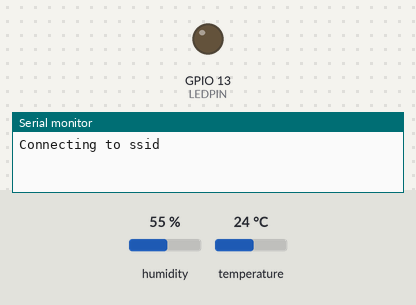
A sketch run on a simulated ESP8266 (NodeMCU). On the bench: output pins drawn as LEDs (lit = HIGH), the last lines printed to the serial monitor. Inputs (shaded band) come from the test bench; at power-on: humidity 55 %, temperature 24 °C. WiFi joins after 1.5 s; servers stay silent unless stated; uploads are accepted with an empty reply. At 4.8 s the program puts the board to deep sleep or switches it off; the recording ends there.

Above: at 0.1 s.
At 2.1 s:
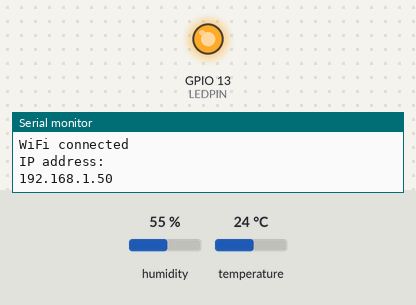
Timing chart, 0 to 4.8 s (numbered marks = the images above):
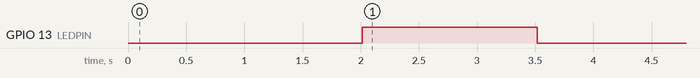

The sketch:

dht22-esp8266-WiFiClient-xeres.ino
```cpp
/*
 *  This sketch sends data via HTTP GET requests to webserver xeres.cz
 *  usinf DHT22  temperature and humidity senzor
 *  author: Josef Jebavý, xeres.cz
 *
 *
 */

#include <ESP8266WiFi.h>


//for C function
extern "C" {
#include "user_interface.h"
}

#define LEDPIN 13 //PIN of LED GPIO13
#include "DHT.h"

#define DHTPIN 2 //  PIN of DHT22 GPIO2
#define DHTTYPE DHT22 // DHT 22 (AM2302)
//#define DHTTYPE DHT21 // DHT 21 (AM2301)
DHT dht(DHTPIN, DHTTYPE, 15);


const char* ssid     = "ssid";
const char* password = "password";

const char* host = "wireless.xeres.cz";
const char* APIKEY = "";
const char* IDZARIZANI = "23";
//const char* Temperature = "25";
//const char* Humidity = "35";

//
ADC_MODE(ADC_VCC);
int bat ;
void setup() {

  Serial.begin(115200);
  delay(10);

  pinMode(LEDPIN, OUTPUT);

  dht.begin();

  //bust before set WIFI!! je potreba merit nez se spusti wifi
  //with  ADC_MODE(ADC_VCC) it forks

  bat = system_get_vdd33();

  // We start by connecting to a WiFi network
  WiFi.mode(WIFI_STA);//: set mode to WIFI_AP, WIFI_STA
  //WiFi.begin(ssid, password);

  Serial.println();
  Serial.println();
  Serial.print("Connecting to ");
  Serial.println(ssid);
  WiFi.begin(ssid, password);
  int i = 0;
  while (WiFi.status() != WL_CONNECTED) {
    delay(1000);
    Serial.print(".");
    i++;

    //10x try dhen sleep
    if (i > 10) {
      Serial.println("try connect to WiFi, then sleep");
      //system_deep_sleep_set_option(0);
      //system_deep_sleep(1000000);
      system_deep_sleep(60 * 1000000);
    }
  }

  Serial.println("");
  Serial.println("WiFi connected");
  Serial.println("IP address: ");
  Serial.println(WiFi.localIP());


}


void loop() {


  digitalWrite(LEDPIN, HIGH);   // turn the LED on (HIGH is the voltage level)
  //je potreba pockat cidlo je pomale
  delay(1500);
  float h = dht.readHumidity();
  float t = dht.readTemperature();
  digitalWrite(LEDPIN, LOW);   // turn the LED on (HIGH is the voltage level)

  if (isnan(h) || isnan(t) ) {
    Serial.println("Chyba čtení z DHT sensoru");
    //return;
    //break;
  } else {
    //delay(5000);
    // ++value;

    Serial.print("connecting to ");
    Serial.println(host);

    // Use WiFiClient class to create TCP connections
    WiFiClient client;
    const int httpPort = 80;
    if (!client.connect(host, httpPort)) {
      Serial.println("connection failed");
      // return;
    } else {

      // We now create a URI for the request
      String url = "/insert.php";
      url += "?key=" ;
      url +=  APIKEY ;
      url +=  "&zarizeni=" ;
      url +=  IDZARIZANI ;
      url += "&stav=0&baterie=";
      url += bat;
      url += "&teplota1=" ;
      url +=  t ;
      url +=  "&teplota2=" ;
      url +=  h;

      Serial.print("Requesting URL: ");
      Serial.println(url);

      // This will send the request to the server
      client.print(String("GET ") + url + " HTTP/1.1\r\n" +
                   "Host: " + host + "\r\n" +
                   "Connection: close\r\n\r\n");
      delay(10);

      // Read all the lines of the reply from server and print them to Serial
      while (client.available()) {
        String line = client.readStringUntil('\r');
        Serial.print(line);
      }

      Serial.println();
      Serial.println("closing connection");
      //wait for HTTP response
      //delay(1000);
    }
  }
  Serial.println("sleep");

  //C sleep function
  //system_deep_sleep_set_option(0);
  //system_deep_sleep(1000000);
  system_deep_sleep(15 * 60 * 1000000);
  // wait because module  still wotking
  delay(100);
}
```

Measured:
- by itself, GPIO 13 (LEDPIN): LOW → HIGH at 2.0 s, → LOW 1.5 s later
